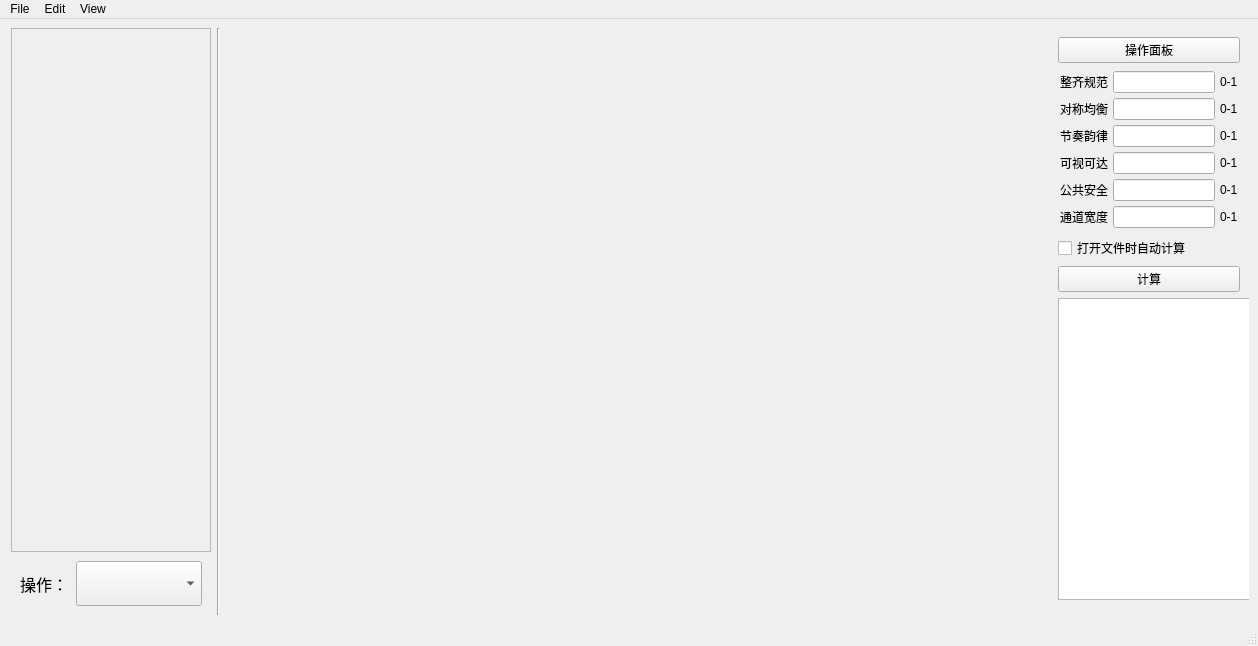
<?xml version="1.0" encoding="UTF-8"?>
<ui version="4.0">
 <class>MainWindow</class>
 <widget class="QMainWindow" name="MainWindow">
  <property name="geometry">
   <rect>
    <x>0</x>
    <y>0</y>
    <width>1258</width>
    <height>646</height>
   </rect>
  </property>
  <property name="windowTitle">
   <string>MainWindow</string>
  </property>
  <property name="layoutDirection">
   <enum>Qt::LeftToRight</enum>
  </property>
  <widget class="QWidget" name="centralwidget">
   <layout class="QHBoxLayout" name="horizontalLayout_2">
    <property name="leftMargin">
     <number>11</number>
    </property>
    <item>
     <widget class="QWidget" name="graph" native="true">
      <property name="minimumSize">
       <size>
        <width>200</width>
        <height>0</height>
       </size>
      </property>
      <property name="maximumSize">
       <size>
        <width>200</width>
        <height>16777215</height>
       </size>
      </property>
      <layout class="QVBoxLayout" name="verticalLayout_2">
       <property name="spacing">
        <number>0</number>
       </property>
       <property name="leftMargin">
        <number>0</number>
       </property>
       <property name="topMargin">
        <number>0</number>
       </property>
       <property name="rightMargin">
        <number>0</number>
       </property>
       <property name="bottomMargin">
        <number>0</number>
       </property>
       <item>
        <widget class="QScrollArea" name="scrollArea">
         <property name="layoutDirection">
          <enum>Qt::LeftToRight</enum>
         </property>
         <property name="widgetResizable">
          <bool>true</bool>
         </property>
         <widget class="QWidget" name="scrollAreaWidgetContents">
          <property name="geometry">
           <rect>
            <x>0</x>
            <y>0</y>
            <width>198</width>
            <height>506</height>
           </rect>
          </property>
         </widget>
        </widget>
       </item>
       <item>
        <widget class="QWidget" name="widget_5" native="true">
         <property name="maximumSize">
          <size>
           <width>16777215</width>
           <height>150</height>
          </size>
         </property>
         <layout class="QHBoxLayout" name="horizontalLayout_5">
          <item>
           <widget class="QLabel" name="label_5">
            <property name="maximumSize">
             <size>
              <width>50</width>
              <height>16777215</height>
             </size>
            </property>
            <property name="font">
             <font>
              <pointsize>12</pointsize>
             </font>
            </property>
            <property name="text">
             <string>操作：</string>
            </property>
           </widget>
          </item>
          <item>
           <widget class="QComboBox" name="comboBox">
            <property name="minimumSize">
             <size>
              <width>0</width>
              <height>45</height>
             </size>
            </property>
            <property name="font">
             <font>
              <pointsize>12</pointsize>
             </font>
            </property>
           </widget>
          </item>
         </layout>
        </widget>
       </item>
      </layout>
     </widget>
    </item>
    <item>
     <widget class="Line" name="line">
      <property name="orientation">
       <enum>Qt::Vertical</enum>
      </property>
     </widget>
    </item>
    <item alignment="Qt::AlignLeft">
     <widget class="QWidget" name="widget_paint" native="true">
      <property name="minimumSize">
       <size>
        <width>512</width>
        <height>256</height>
       </size>
      </property>
      <property name="maximumSize">
       <size>
        <width>512</width>
        <height>512</height>
       </size>
      </property>
      <property name="layoutDirection">
       <enum>Qt::LeftToRight</enum>
      </property>
     </widget>
    </item>
    <item>
     <widget class="QWidget" name="widget_6" native="true">
      <property name="minimumSize">
       <size>
        <width>150</width>
        <height>0</height>
       </size>
      </property>
      <property name="maximumSize">
       <size>
        <width>200</width>
        <height>16777215</height>
       </size>
      </property>
      <layout class="QVBoxLayout" name="verticalLayout">
       <item>
        <widget class="QPushButton" name="control">
         <property name="text">
          <string>操作面板</string>
         </property>
        </widget>
       </item>
       <item>
        <widget class="QWidget" name="widget_7" native="true">
         <property name="maximumSize">
          <size>
           <width>16777215</width>
           <height>200</height>
          </size>
         </property>
         <layout class="QGridLayout" name="gridLayout_6">
          <property name="leftMargin">
           <number>2</number>
          </property>
          <property name="topMargin">
           <number>2</number>
          </property>
          <property name="rightMargin">
           <number>2</number>
          </property>
          <property name="bottomMargin">
           <number>2</number>
          </property>
          <property name="spacing">
           <number>5</number>
          </property>
          <item row="2" column="0">
           <widget class="QLabel" name="label_8">
            <property name="text">
             <string>节奏韵律</string>
            </property>
           </widget>
          </item>
          <item row="0" column="1">
           <widget class="QLineEdit" name="metric_0">
            <property name="readOnly">
             <bool>true</bool>
            </property>
           </widget>
          </item>
          <item row="1" column="1">
           <widget class="QLineEdit" name="metric_1">
            <property name="readOnly">
             <bool>true</bool>
            </property>
           </widget>
          </item>
          <item row="1" column="0">
           <widget class="QLabel" name="label_7">
            <property name="text">
             <string>对称均衡</string>
            </property>
           </widget>
          </item>
          <item row="4" column="1">
           <widget class="QLineEdit" name="metric_4">
            <property name="readOnly">
             <bool>true</bool>
            </property>
           </widget>
          </item>
          <item row="4" column="0">
           <widget class="QLabel" name="label_10">
            <property name="text">
             <string>公共安全</string>
            </property>
           </widget>
          </item>
          <item row="3" column="0">
           <widget class="QLabel" name="label_9">
            <property name="text">
             <string>可视可达</string>
            </property>
           </widget>
          </item>
          <item row="5" column="1">
           <widget class="QLineEdit" name="metric_5">
            <property name="readOnly">
             <bool>true</bool>
            </property>
           </widget>
          </item>
          <item row="3" column="1">
           <widget class="QLineEdit" name="metric_3">
            <property name="readOnly">
             <bool>true</bool>
            </property>
           </widget>
          </item>
          <item row="0" column="0">
           <widget class="QLabel" name="label_6">
            <property name="text">
             <string>整齐规范</string>
            </property>
           </widget>
          </item>
          <item row="2" column="1">
           <widget class="QLineEdit" name="metric_2">
            <property name="readOnly">
             <bool>true</bool>
            </property>
           </widget>
          </item>
          <item row="5" column="0">
           <widget class="QLabel" name="label_11">
            <property name="text">
             <string>通道宽度</string>
            </property>
           </widget>
          </item>
          <item row="0" column="2">
           <widget class="QLabel" name="range0">
            <property name="text">
             <string>0-1</string>
            </property>
           </widget>
          </item>
          <item row="1" column="2">
           <widget class="QLabel" name="range1">
            <property name="text">
             <string>0-1</string>
            </property>
           </widget>
          </item>
          <item row="2" column="2">
           <widget class="QLabel" name="range2">
            <property name="text">
             <string>0-1</string>
            </property>
           </widget>
          </item>
          <item row="3" column="2">
           <widget class="QLabel" name="range3">
            <property name="text">
             <string>0-1</string>
            </property>
           </widget>
          </item>
          <item row="4" column="2">
           <widget class="QLabel" name="range4">
            <property name="text">
             <string>0-1</string>
            </property>
           </widget>
          </item>
          <item row="5" column="2">
           <widget class="QLabel" name="range5">
            <property name="text">
             <string>0-1</string>
            </property>
           </widget>
          </item>
         </layout>
        </widget>
       </item>
       <item>
        <widget class="QCheckBox" name="auto_calc">
         <property name="text">
          <string>打开文件时自动计算</string>
         </property>
        </widget>
       </item>
       <item>
        <widget class="QPushButton" name="pbt_calc">
         <property name="text">
          <string>计算</string>
         </property>
        </widget>
       </item>
       <item>
        <widget class="QTextEdit" name="textEdit">
         <property name="enabled">
          <bool>true</bool>
         </property>
         <property name="minimumSize">
          <size>
           <width>320</width>
           <height>0</height>
          </size>
         </property>
         <property name="layoutDirection">
          <enum>Qt::LeftToRight</enum>
         </property>
        </widget>
       </item>
       <item>
        <widget class="QWidget" name="widget_8" native="true"/>
       </item>
      </layout>
     </widget>
    </item>
   </layout>
  </widget>
  <widget class="QStatusBar" name="statusbar"/>
  <widget class="QMenuBar" name="menubar">
   <property name="geometry">
    <rect>
     <x>0</x>
     <y>0</y>
     <width>1258</width>
     <height>25</height>
    </rect>
   </property>
   <widget class="QMenu" name="menuFile">
    <property name="title">
     <string>File</string>
    </property>
    <addaction name="action_import"/>
    <addaction name="action_export"/>
    <addaction name="action_opendir"/>
    <addaction name="action_save_json"/>
    <addaction name="action_unload_img"/>
    <addaction name="action_clear"/>
   </widget>
   <widget class="QMenu" name="menuEdit">
    <property name="title">
     <string>Edit</string>
    </property>
   </widget>
   <widget class="QMenu" name="menuView">
    <property name="title">
     <string>View</string>
    </property>
   </widget>
   <addaction name="menuFile"/>
   <addaction name="menuEdit"/>
   <addaction name="menuView"/>
  </widget>
  <action name="action_import">
   <property name="text">
    <string>Import</string>
   </property>
  </action>
  <action name="action_export">
   <property name="text">
    <string>Export</string>
   </property>
  </action>
  <action name="action_save_json">
   <property name="text">
    <string>Save Json (ctrl+s)</string>
   </property>
  </action>
  <action name="action_unload_img">
   <property name="text">
    <string>Unload Image</string>
   </property>
  </action>
  <action name="action_clear">
   <property name="text">
    <string>Clear</string>
   </property>
  </action>
  <action name="action_opendir">
   <property name="text">
    <string>Open dir</string>
   </property>
  </action>
 </widget>
 <resources/>
 <connections/>
</ui>
